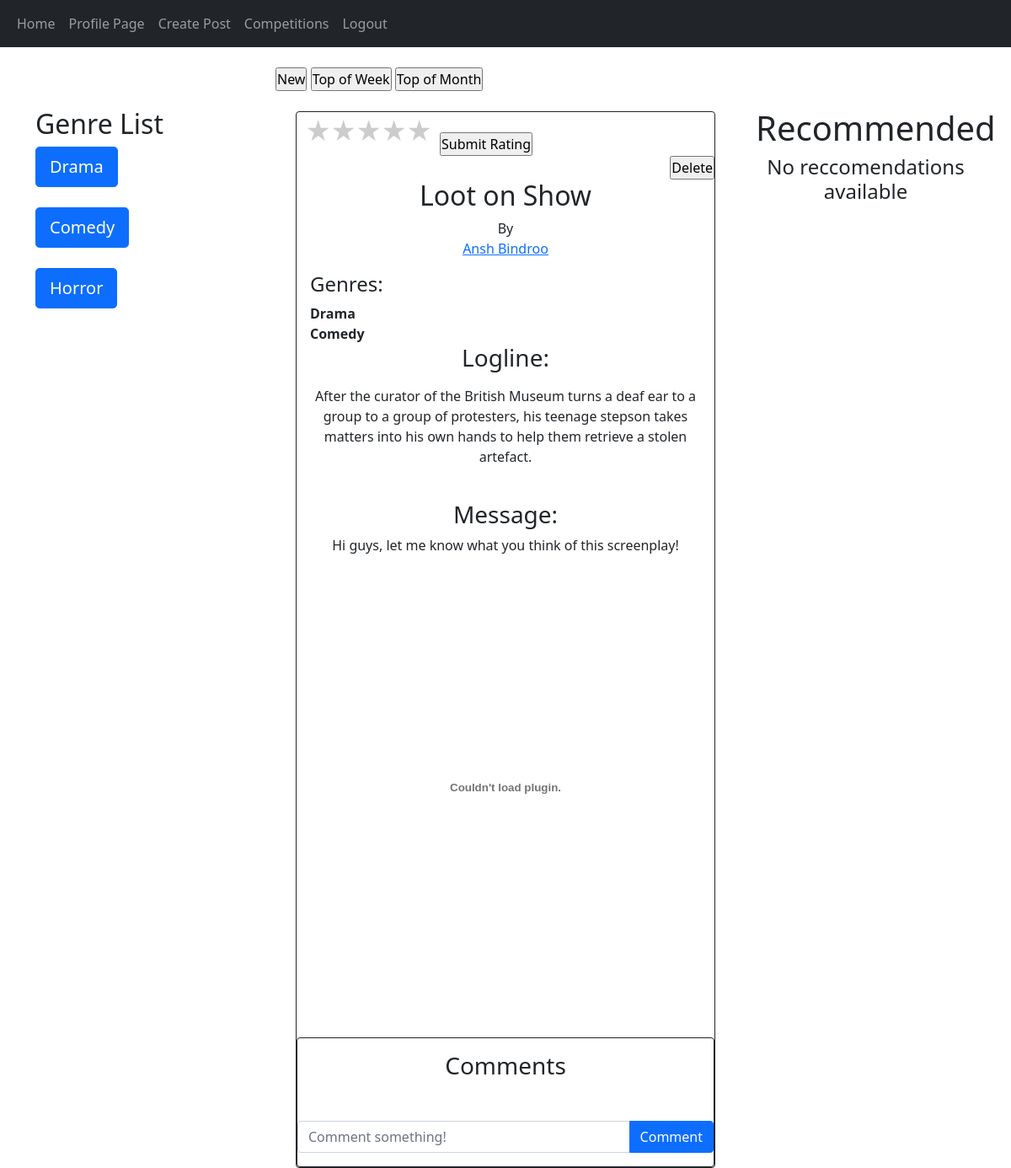
The page /home (signed in) on the database its author committed.
### website/models.py (models this page shows)
class Screenplays(db.Model):
    __tablename__ = "Screenplays"
    scriptid = db.Column(db.Integer, primary_key=True)
    writerid = db.Column(db.Integer, db.ForeignKey('Screenwriters.writerid', ondelete="CASCADE"), nullable=False)
    title = db.Column(db.String(300))
    logline = db.Column(db.String(165))
    message = db.Column(db.Text)
    screenplay = db.Column(db.String(300)) #TO BE CHANGED
    data_created = db.Column(db.DateTime(timezone=True), default=func.now())
    avgrating = db.Column(db.Float)

class Users(db.Model, UserMixin):
    __tablename__ = "Users"
    id = db.Column(db.Integer, primary_key=True)
    email = db.Column(db.String(150), unique=True)
    username = db.Column(db.String(150), unique=True)
    forename = db.Column(db.String(75), unique=True)
    surname = db.Column(db.String(75), unique=True)
    password = db.Column(db.String(150))
    date_created = db.Column(db.DateTime(timezone=True), default=func.now())
    accounttype = db.Column(db.Integer)
    profilepic = db.Column(db.String(), nullable=True)
    biography = db.Column(db.Text)
    writers = db.relationship('Screenwriters', backref="user", passive_deletes=True)
    producers = db.relationship('Producers', backref="user", passive_deletes=True)

class ScriptHas(db.Model):
    __tablename__ = "ScriptHas"
    scriptid = db.Column(db.Integer, db.ForeignKey('Screenplays.scriptid'), primary_key=True)
    genreid = db.Column(db.Integer, db.ForeignKey('Genres.genreid'), primary_key=True)

class Genres(db.Model):
    __tablename__ = "Genres"
    genreid = db.Column(db.Integer, primary_key=True)
    genre = db.Column(db.String(50))
    genres = db.relationship('ScriptHas', backref="has")
    genres2 = db.relationship('CompHas', backref="has")

### website/views.py (the view, shortened to what this page needs)
@views.route("/")
@views.route("/home", methods=['GET', 'POST'])
@login_required
def home():
    if current_user.accounttype == 1:
        writer = Screenwriters.query.filter_by(userid = current_user.id).first()
        likedposts = LikedScreenplays.query.filter(LikedScreenplays.rating > 3.5).all()
        scriptids = []
        for i in likedposts:
            if i.writerid == writer.writerid:
                scriptids.append(i.writerid)
        if len(scriptids) == 0:
            recs = []
        else:
            genres = []
            for i in range(len(scriptids)):
                info = ScriptHas.query.filter(ScriptHas.scriptid == scriptids[i])
                for j in info:
                    genres.append(j.genreid)
            finalgenres = []
            for i in range(len(genres)):
                genre2 = Genres.query.filter(Genres.genreid == genres[i])
                for j in genre2:
                    finalgenres.append(j.genreid)
            if list(set(finalgenres)) == finalgenres and len(list(set(finalgenres))) > 1:
                recs = []
    posts = Screenplays.query.all()
    comments = Comments.query.all()
    scripthas = ScriptHas.query.all()
    return render_template("home.html", user=current_user, posts=posts, comments=comments, scripthas=scripthas)

### website/templates/home.html (shortened to what this page needs)
{% extends "base.html" %} {% block title %}Home{% endblock %} {% block content%}
<!DOCTYPE html>
<html lang="en">
<head>
</head>
<body>
    <div class="row">
        <div style="text-align:left" class="col-3">
            <br><br>
            <h2>Genre List</h2>
            <form action="/home" method="POST">
                <button name="genre" value="1" class="btn btn-primary btn-lg">Drama</button><br><br>
                <button name="genre" value="2" class="btn btn-primary btn-lg">Comedy</button><br><br>
                <button name="genre" value="3" class="btn btn-primary btn-lg">Horror</button><br><br>
            </form>
        </div>
        <div class="col-6">
            <form action='/home' method='POST'>
                <input type="submit" name="sorted" value="New"></input>
                <input type="submit" name="sorted" value="Top of Week"></input>
                <input type="submit" name="sorted" value="Top of Month"></input>
            </form>
            <br>
            <div id="posts" style="text-align:center" class="container">
            {% if posts %}
                {% for post in posts %}
                <div class="card border-dark">
                        <form method = "POST" action="/rate/{{post.scriptid}}">
                            <div class="rate" style="text-align:left">
                                <label for="star5" title="text">5 stars</label>
                                <label for="star4" title="text">4 stars</label>
                                <label for="star3" title="text">3 stars</label>
                                <label for="star2" title="text">2 stars</label>
                                <label for="star1" title="text">1 star</label>
                            </div>
                            <br>
                            <div style="text-align:left">
                                <input type="submit" value="Submit Rating">
                            </div>
                        </form>
                        {% if user.id == post.writer.user.id %}
                        <div style="text-align:right">
                            <form action = /delete-post/{{post.scriptid}} method="POST">
                                <input type="submit" value="Delete">
                            </form>
                        </div>
                        {% endif %}
                        <h2>{{post.title}}</h2>
                        By<a href="/profilepage/{{post.writer.user.username}}">{{post.writer.user.username}}</a>
                        <div class="card-body">
                            <div style="text-align:left">
                            <h4>Genres:</h4>
                            {% for script in scripthas %}
                                {% if script.scriptid == post.scriptid %}
                                    <b>{{script.has.genre}}</b><br>
                                {% endif %}
                            {% endfor %}
                        </div>
                            <h3>Logline:</h3>
                            <p><div class="card-text">{{post.logline}}</div></p>
                            <br>
                            <h3>Message:</h3>
                            {{post.message}}
                            <embed style="text-align: center;" src="{{url_for('static', filename='images/'+post.screenplay)}}" width = "75%" height = "550px">
                        </div>
                        <div class="card border-dark">
                            <div class="card-body">
                            <h3>Comments</h3>
                            </div>
                            <br>
                            <form class="input-group mb-3"method="POST" action="/create-comment/{{post.scriptid}}">
                                <input type="text" id="text" name="text" class="form-control" placeholder="Comment something!"/>
                                <button type="submit" class="btn btn-primary">Comment</button>
                            </form>
                        </div>
                </div>
                    {% endfor %}
            {% else %}
            <h1>No posts available</h1>
            {% endif %}
            </div>
        </div>
        <div class="col-3">
            <br>
            <br>
            <h1>Recommended</h1>
            {% if not recs %}
            <div style="text-align:center">
                <h4>No reccomendations available</h4>
            </div>
            {% else %}
                {% for i in recs %}
                    <h3>{{ i[0] }}</h3>
                    <h4>{{ i[1] }}</h4>
                {% endfor %}
            {% endif %}
        </div>
    </div>
</body>
</html>
{% endblock %}

### website/templates/base.html (shortened to what this page needs)
<!DOCTYPE html>
<html lang="en">
  <head>
    <link
      href="https://cdn.jsdelivr.net/npm/bootstrap@5.0.2/dist/css/bootstrap.min.css"
      rel="stylesheet"
    />
  </head>
  <body>
    <nav class="navbar navbar-expand-lg navbar-dark bg-dark">
      <div class="container-fluid">
        <div class="collapse navbar-collapse" id="navbar">
          <div class="navbar-nav">
            <a class="nav-item nav-link" href="/home">Home</a>
            {% if user.is_authenticated %}
            <a class="nav-item nav-link" href="/profilepage/{user.username}">Profile Page</a>
            <a class="nav-item nav-link" href="/post">Create Post</a>
            <a class="nav-item nav-link" href="/competitions">Competitions</a>
            <a class="nav-item nav-link" href="/logout">Logout</a>
            {% else %}
            <a class="nav-item nav-link" href="/login">Login</a>
            <a class="nav-item nav-link" href="/sign-up">Sign Up</a>
            {% endif %}
          </div>
        </div>
      </div>
    </nav>
    <br>
    <div class="container">{% block content %}{% endblock %}</div>
  </body>
</html>

### website/templates/home.html (style rules this page uses)
* { margin: 0; padding: 0; }
.rate { float: left; height: 46px; padding: 0 10px; }
.rate:not(:checked) > label { float:right; width:1em; overflow:hidden; white-space:nowrap; cursor:pointer; font-size:30px; color:#ccc; }
.rate:not(:checked) > label:before { content: '★ '; }

### rows shown on the page
Screenplays: title "Loot on Show", writer.user.username "Ansh Bindroo", logline "After the curator of the British Museum turns a deaf ear to a group to a group of protesters, his teenage stepson takes matters into his own hands to help them retrieve a stolen artefact.", message "Hi guys, let me know what you think of this screenplay!"
ScriptHas: has.genre "Drama"
ScriptHas: has.genre "Comedy"
